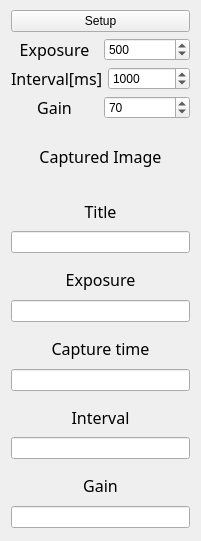
   <widget class="QWidget" name="verticalLayoutWidget_5">
    <property name="geometry">
     <rect>
      <x>210</x>
      <y>160</y>
      <width>201</width>
      <height>541</height>
     </rect>
    </property>
    <layout class="QVBoxLayout" name="verticalLayout_3">
     <property name="topMargin">
      <number>10</number>
     </property>
     <property name="bottomMargin">
      <number>10</number>
     </property>
     <item>
      <layout class="QVBoxLayout" name="verticalLayout_14">
       <item>
        <layout class="QVBoxLayout" name="verticalLayout_4">
         <item>
          <layout class="QVBoxLayout" name="verticalLayout_23">
           <item>
            <widget class="QPushButton" name="pushButton_4">
             <property name="text">
              <string>Setup</string>
             </property>
            </widget>
           </item>
           <item>
            <layout class="QHBoxLayout" name="horizontalLayout_21">
             <item>
              <widget class="QLabel" name="label_37">
               <property name="maximumSize">
                <size>
                 <width>16777215</width>
                 <height>25</height>
                </size>
               </property>
               <property name="font">
                <font>
                 <family>Segoe MDL2 Assets</family>
                 <pointsize>12</pointsize>
                </font>
               </property>
               <property name="text">
                <string>Exposure</string>
               </property>
               <property name="alignment">
                <set>Qt::AlignmentFlag::AlignCenter</set>
               </property>
              </widget>
             </item>
             <item>
              <widget class="QSpinBox" name="spinBox_setExposure">
               <property name="maximumSize">
                <size>
                 <width>16777215</width>
                 <height>25</height>
                </size>
               </property>
               <property name="minimum">
                <number>100</number>
               </property>
               <property name="maximum">
                <number>20000</number>
               </property>
               <property name="value">
                <number>500</number>
               </property>
              </widget>
             </item>
            </layout>
           </item>
           <item>
            <layout class="QHBoxLayout" name="horizontalLayout_2">
             <item>
              <widget class="QLabel" name="label_36">
               <property name="maximumSize">
                <size>
                 <width>16777215</width>
                 <height>25</height>
                </size>
               </property>
               <property name="font">
                <font>
                 <family>Segoe MDL2 Assets</family>
                 <pointsize>12</pointsize>
                </font>
               </property>
               <property name="text">
                <string>Interval[ms]</string>
               </property>
               <property name="alignment">
                <set>Qt::AlignmentFlag::AlignCenter</set>
               </property>
              </widget>
             </item>
             <item>
              <widget class="QSpinBox" name="spinBox_setInterval">
               <property name="minimum">
                <number>100</number>
               </property>
               <property name="maximum">
                <number>20000</number>
               </property>
               <property name="value">
                <number>1000</number>
               </property>
              </widget>
             </item>
            </layout>
           </item>
           <item>
            <layout class="QHBoxLayout" name="horizontalLayout_22">
             <item>
              <widget class="QLabel" name="label_35">
               <property name="maximumSize">
                <size>
                 <width>16777215</width>
                 <height>25</height>
                </size>
               </property>
               <property name="font">
                <font>
                 <family>Segoe MDL2 Assets</family>
                 <pointsize>12</pointsize>
                </font>
               </property>
               <property name="text">
                <string>Gain</string>
               </property>
               <property name="alignment">
                <set>Qt::AlignmentFlag::AlignCenter</set>
               </property>
              </widget>
             </item>
             <item>
              <widget class="QSpinBox" name="spinBox_setGain">
               <property name="maximum">
                <number>100</number>
               </property>
               <property name="value">
                <number>70</number>
               </property>
              </widget>
             </item>
            </layout>
           </item>
          </layout>
         </item>
        </layout>
       </item>
      </layout>
     </item>
     <item>
      <widget class="QLabel" name="label_39">
       <property name="font">
        <font>
         <family>Segoe MDL2 Assets</family>
         <pointsize>12</pointsize>
        </font>
       </property>
       <property name="text">
        <string>Captured Image</string>
       </property>
       <property name="alignment">
        <set>Qt::AlignmentFlag::AlignCenter</set>
       </property>
      </widget>
     </item>
     <item>
      <layout class="QVBoxLayout" name="verticalLayout_24">
       <property name="topMargin">
        <number>3</number>
       </property>
       <property name="bottomMargin">
        <number>3</number>
       </property>
       <item>
        <widget class="QLabel" name="label_12">
         <property name="font">
          <font>
           <family>Segoe MDL2 Assets</family>
           <pointsize>12</pointsize>
          </font>
         </property>
         <property name="text">
          <string>Title</string>
         </property>
         <property name="alignment">
          <set>Qt::AlignmentFlag::AlignCenter</set>
         </property>
        </widget>
       </item>
       <item>
        <widget class="QLineEdit" name="lineEdit_rec_title">
         <property name="readOnly">
          <bool>true</bool>
         </property>
        </widget>
       </item>
      </layout>
     </item>
     <item>
      <layout class="QVBoxLayout" name="verticalLayout_12">
       <property name="topMargin">
        <number>3</number>
       </property>
       <property name="bottomMargin">
        <number>3</number>
       </property>
       <item>
        <widget class="QLabel" name="label_10">
         <property name="font">
          <font>
           <family>Segoe MDL2 Assets</family>
           <pointsize>12</pointsize>
          </font>
         </property>
         <property name="text">
          <string>Exposure</string>
         </property>
         <property name="alignment">
          <set>Qt::AlignmentFlag::AlignCenter</set>
         </property>
        </widget>
       </item>
       <item>
        <widget class="QLineEdit" name="lineEdit_rec_exp">
         <property name="readOnly">
          <bool>true</bool>
         </property>
        </widget>
       </item>
      </layout>
     </item>
     <item>
      <layout class="QVBoxLayout" name="verticalLayout_11">
       <property name="topMargin">
        <number>3</number>
       </property>
       <property name="bottomMargin">
        <number>3</number>
       </property>
       <item>
        <widget class="QLabel" name="label_9">
         <property name="font">
          <font>
           <family>Segoe MDL2 Assets</family>
           <pointsize>12</pointsize>
          </font>
         </property>
         <property name="text">
          <string>Capture time</string>
         </property>
         <property name="alignment">
          <set>Qt::AlignmentFlag::AlignCenter</set>
         </property>
        </widget>
       </item>
       <item>
        <widget class="QLineEdit" name="lineEdit_rec_capt_time">
         <property name="readOnly">
          <bool>true</bool>
         </property>
        </widget>
       </item>
      </layout>
     </item>
     <item>
      <layout class="QVBoxLayout" name="verticalLayout_15">
       <property name="topMargin">
        <number>3</number>
       </property>
       <property name="bottomMargin">
        <number>3</number>
       </property>
       <item>
        <widget class="QLabel" name="label_11">
         <property name="font">
          <font>
           <family>Segoe MDL2 Assets</family>
           <pointsize>12</pointsize>
          </font>
         </property>
         <property name="text">
          <string>Interval</string>
         </property>
         <property name="alignment">
          <set>Qt::AlignmentFlag::AlignCenter</set>
         </property>
        </widget>
       </item>
       <item>
        <widget class="QLineEdit" name="lineEdit_rec_interval">
         <property name="readOnly">
          <bool>true</bool>
         </property>
        </widget>
       </item>
      </layout>
     </item>
     <item>
      <layout class="QVBoxLayout" name="verticalLayout_25">
       <property name="topMargin">
        <number>3</number>
       </property>
       <property name="bottomMargin">
        <number>3</number>
       </property>
       <item>
        <widget class="QLabel" name="label_33">
         <property name="font">
          <font>
           <family>Segoe MDL2 Assets</family>
           <pointsize>12</pointsize>
          </font>
         </property>
         <property name="text">
          <string>Gain</string>
         </property>
         <property name="alignment">
          <set>Qt::AlignmentFlag::AlignCenter</set>
         </property>
        </widget>
       </item>
       <item>
        <widget class="QLineEdit" name="lineEdit_rec_gain">
         <property name="readOnly">
          <bool>true</bool>
         </property>
        </widget>
       </item>
      </layout>
     </item>
    </layout>
   </widget>
